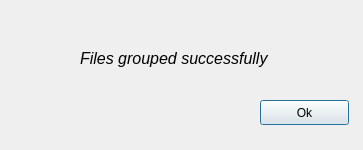
<?xml version="1.0" encoding="UTF-8"?>
<ui version="4.0">
 <class>SuccessDialog</class>
 <widget class="QDialog" name="SuccessDialog">
  <property name="geometry">
   <rect>
    <x>0</x>
    <y>0</y>
    <width>363</width>
    <height>150</height>
   </rect>
  </property>
  <property name="sizePolicy">
   <sizepolicy hsizetype="Fixed" vsizetype="Fixed">
    <horstretch>0</horstretch>
    <verstretch>0</verstretch>
   </sizepolicy>
  </property>
  <property name="windowTitle">
   <string>Success</string>
  </property>
  <widget class="QLabel" name="label">
   <property name="geometry">
    <rect>
     <x>80</x>
     <y>50</y>
     <width>341</width>
     <height>17</height>
    </rect>
   </property>
   <property name="font">
    <font>
     <pointsize>12</pointsize>
     <italic>true</italic>
    </font>
   </property>
   <property name="text">
    <string>Files grouped successfully</string>
   </property>
  </widget>
  <widget class="QPushButton" name="success_close">
   <property name="geometry">
    <rect>
     <x>260</x>
     <y>100</y>
     <width>89</width>
     <height>25</height>
    </rect>
   </property>
   <property name="text">
    <string>Ok</string>
   </property>
  </widget>
 </widget>
 <resources/>
 <connections>
  <connection>
   <sender>success_close</sender>
   <signal>clicked()</signal>
   <receiver>SuccessDialog</receiver>
   <slot>close()</slot>
   <hints>
    <hint type="sourcelabel">
     <x>304</x>
     <y>112</y>
    </hint>
    <hint type="destinationlabel">
     <x>181</x>
     <y>74</y>
    </hint>
   </hints>
  </connection>
 </connections>
</ui>
